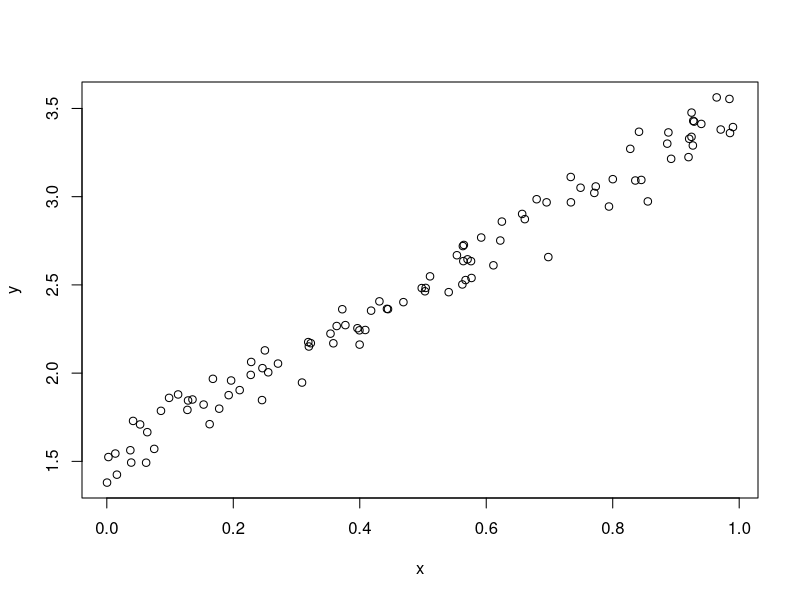

This figure's R source:
## ---- chunk 1
options(knitr.table.format = 'markdown')
## ---- chunk 2
x <- runif(100)
y <- 2 * x + 1 + rnorm(100, mean = 0.5, sd = 0.1)
plot(x, y)
## ---- chunk 3
knitr::kable(mtcars[1:10, 1:6], digits = 1)
